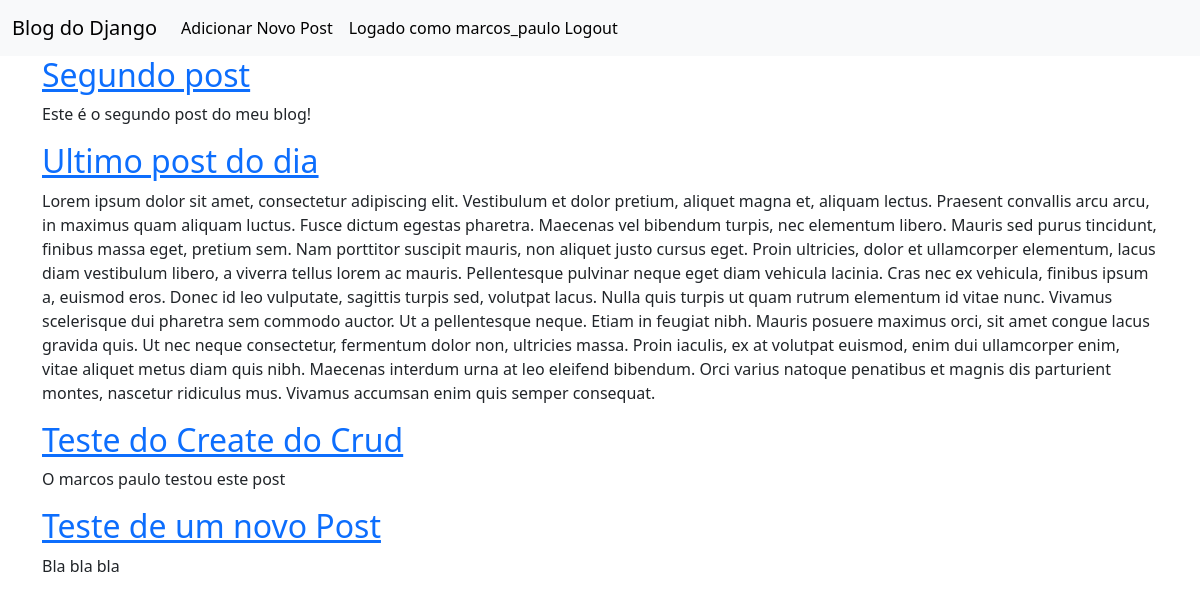
Screenshot of / (signed in) with the database file from the repository.
### blog/models.py (models this page shows, shortened)
class Post(models.Model):
    title = models.CharField(max_length=150)
    date = models.DateTimeField(auto_now=True)
    author = models.ForeignKey(
        settings.AUTH_USER_MODEL,
        on_delete=models.CASCADE,
    )
    content = models.TextField()

### blog/views.py (the view)
# urls.py: path('', BlogListView.as_view(), name='home'),
class BlogListView(ListView):
    model = Post
    template_name = 'homepage.html'

### templates/homepage.html
{% extends "base.html" %}
{% block content %}
    {% for post in post_list %}
    <h2><a href="{% url 'post_detail' post.pk %}">{{post.title}}</a></h2>
    <p>{{post.content}}</p>
    {% endfor %}
{% endblock content %}

### templates/base.html (shortened to what this page needs)
<!doctype html>
<html lang="pt-br">
    <head>
        <link href="https://cdn.jsdelivr.net/npm/bootstrap@5.3.3/dist/css/bootstrap.min.css" rel="stylesheet">
    </head>
    <body>
        <nav class="navbar navbar-expand-lg bg-body-tertiary">
            <div class="container-fluid">
              <a class="navbar-brand" href="{% url 'home' %}">Blog do Django</a>
              <div class="collapse navbar-collapse" id="navbarNav">
                {% if user.is_authenticated %}
                <ul class="navbar-nav">
                  <li class="nav-item">
                    <a class="nav-link active" aria-current="page" href="{% url 'post_new' %}">Adicionar Novo Post</a>
                  </li>
                </ul>
                <ul class="navbar-nav">
                  <li class="nav-item">
                    <a class="nav-link active" aria-current="page" href="{% url 'logout' %}">Logado como {{ user.username }} Logout</a>
                  </li>
                </ul>
                {% else %}
                <ul class="navbar-nav">
                  <li class="nav-item">
                    <a class="nav-link active" aria-current="page" href="{% url 'login' %}">Login</a>
                  </li>
                </ul>
                {% endif %}
              </div>
            </div>
          </nav>
        <div class="container">
            {% block content %}
            {% endblock content %}
        </div>
    </body>
</html>

### rows the page displays
Post: title "Segundo post", content "Este é o segundo post do meu blog!"
Post: title "Ultimo post do dia", content "Lorem ipsum dolor sit amet, consectetur adipiscing elit. Vestibulum et dolor pretium, aliquet magna et, aliquam lectus. Praesent convallis arcu arcu, in maximus quam aliquam luctus. Fusce dictum egestas pharetra. Maecenas vel bibendum turpis, nec elementum libero. Mauris sed purus tincidunt, finibus massa eget, pretium sem. Nam porttitor suscipit mauris, non aliquet justo cursus eget. Proin ultricies, dolor et ullamcorper elementum, lacus diam vestibulum libero, a viverra tellus lorem ac mauris. Pellentesque pulvinar neque eget diam vehicula lacinia. Cras nec ex vehicula, finibus ipsum a, euismod eros. Donec id leo vulputate, sagittis turpis sed, volutpat lacus. Nulla quis turpis ut quam…"
Post: title "Teste do Create do Crud", content "O marcos paulo testou este post"
Post: title "Teste de um novo Post", content "Bla bla bla"

### other values shown
{{ user.username }} "marcos_paulo"
